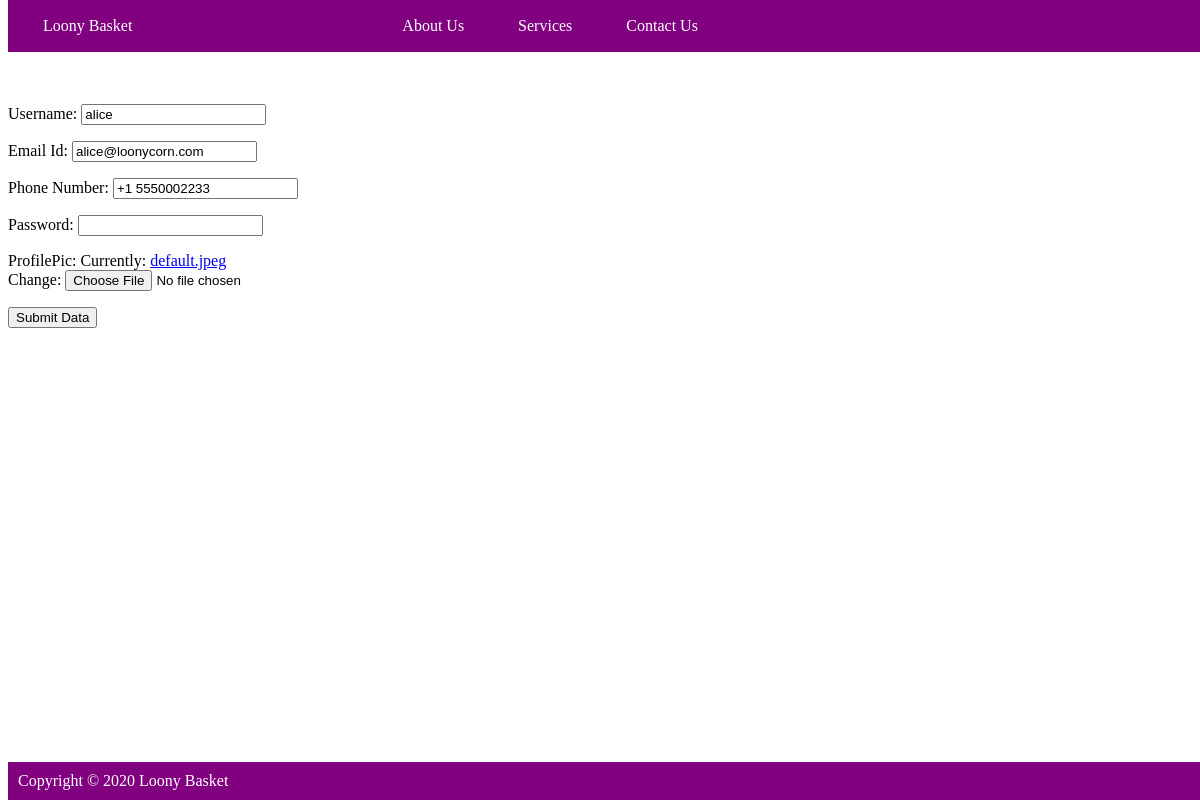
Screenshot of /userupdate/2/ (signed in) with the database file from the repository.
### groceries_app/models.py (models this page shows, shortened)
class RegisteredUser(models.Model):
    name = models.CharField(max_length=100)
    emailid = models.CharField(max_length=100)
    phoneNum = models.CharField(blank=True, null=True, max_length = 20)
    password = models.CharField(max_length=30)
    profilePic = models.ImageField(upload_to='profile_pics',
                                   default="default.jpeg")

### groceries_app/views.py (the view)
class UserUpdateView(UserPassesTestMixin, UpdateView):
    model = RegisteredUser
    form_class = RegisterForm
    def test_func(self):
        if self.request.user.is_active:
            return True
        else:
            return False

### groceries_app/forms.py
class RegisterForm(ModelForm):
    password = forms.CharField(widget=forms.PasswordInput)
    class Meta:
        model = RegisteredUser
        fields = '__all__'
        labels = {
            "name": "Username",
            "emailid": "Email Id",
            "phoneNum": "Phone Number",
            "password": "Password"
        }

### groceries_app/templates/user_create.html (shortened to what this page needs)
{% extends "base.html" %}
	{% block content %}
		<form method="POST">
			{% if request.user.is_superuser or request.user.is_staff %}
				{{ form.as_p }}
				<button type="submit">Submit Data</button>
			{% else %}
				The logged in user is not a superuser or staff user.
				Please log in as a super/staff user to add/modify user data.
			{% endif %}
		</form>
	{% endblock %}

### groceries_app/templates/base.html (style rules this page uses)
body { padding-top: 80px; padding-bottom: 80px; }

### rows the page displays
RegisteredUser: name "alice", emailid "alice@loonycorn.com", phoneNum "+1 5550002233"
